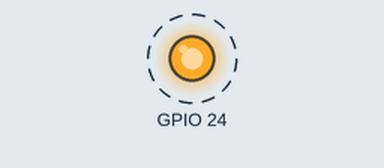
Simulated run of this program. Board: Raspberry Pi (BCM pin numbers). On the bench: output pins drawn as LEDs (lit = HIGH). Dashed ring = blinking.

Above: at 0.2 s.
Timing chart, 0 to 3.0 s (numbered marks = the images above):
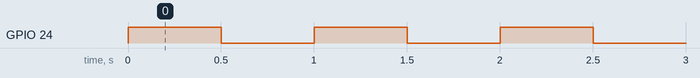

Measured:
- by itself, GPIO 24: alternates HIGH for 0.50 s and LOW for 0.50 s

The program:

04-01-led.py
```python
import RPi.GPIO as GPIO
from time import sleep

GPIO.setmode(GPIO.BCM)
GPIO.setup(24, GPIO.OUT)

while True:
    GPIO.output(24, GPIO.HIGH)
    sleep(0.5)
    GPIO.output(24, GPIO.LOW)
    sleep(0.5)
```
